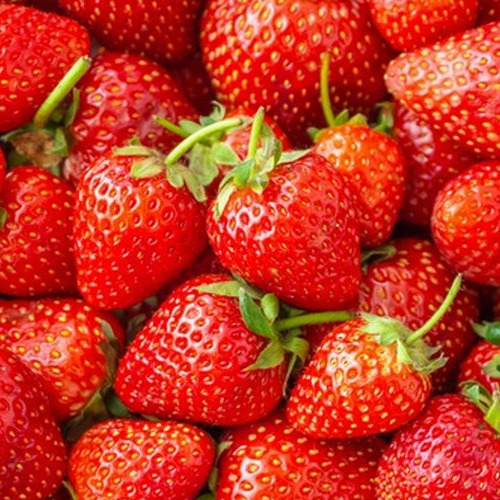
#> input picture strawberries.jpeg, 500 x 500 px
$ python DST.py
#> lines starting #> are read from the running program, lines starting #| are printed output that depends on the picture; long printed decimals are rounded
import math
from PIL import Image as im

import cv2
import numpy
import numpy as np
import matplotlib.pyplot as plt

print("DST: ")
img = cv2.imread('strawberries.jpeg', 0)
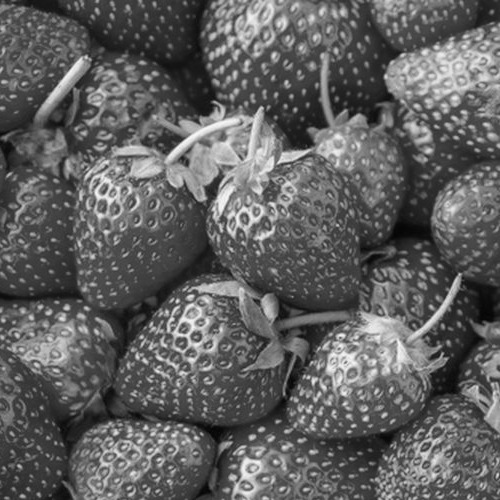
#> img: shape (500, 500); min 4, max 249, mean 95.7
img1 = img.astype('float')

C_temp = np.zeros(img.shape)
dst = np.zeros(img.shape)

m, n = img.shape
#> m = 500; n = 500
N = n
#> N = 500
for i in range(m):
    for j in range(n):
        C_temp[i, j] = np.sin(np.pi * (i + 1) * (j + 1) / (N + 1)) * np.sqrt(2 / (N + 1))
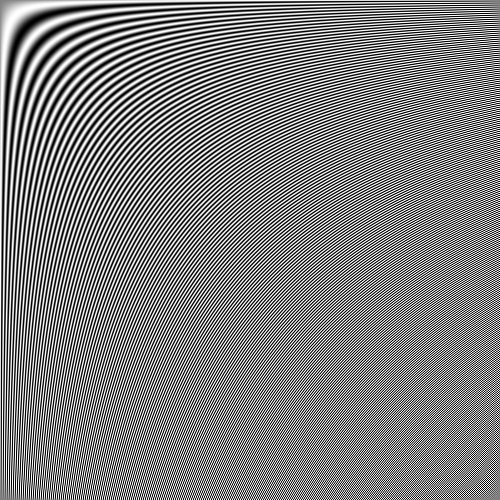
#> C_temp: shape (500, 500) float64; min -0.0632, max 0.0632, mean 0.000284; drawn with min black and max white

dst = np.dot(C_temp, img1)
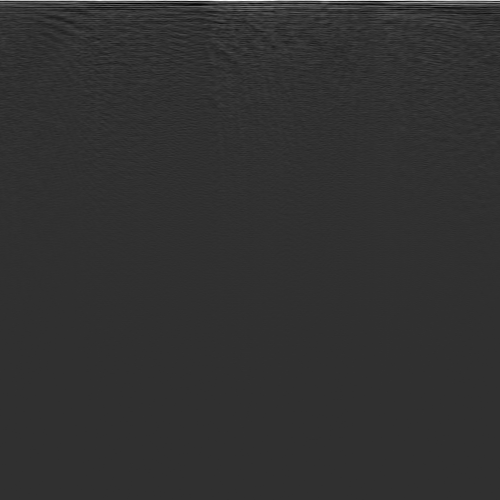
#> dst: shape (500, 500) float64; min -574.8, max 2456.3, mean 13.2; drawn with min black and max white
dst = np.dot(dst, np.transpose(C_temp))
dst1 = np.log(abs(dst))  # do log processing
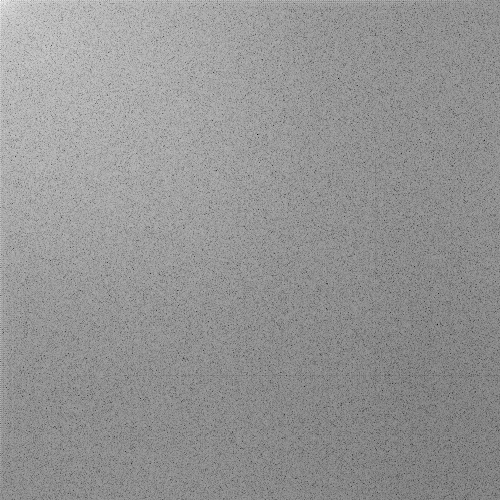
#> dst1: shape (500, 500) float64; min -12.24, max 10.6, mean 1.06; drawn with min black and max white
img_recor = np.dot(np.transpose(C_temp), dst)
img_recor = np.dot(img_recor, C_temp)

Y = np.square(np.subtract(img1,img_recor)).mean()
#> Y = 2.21e-23
print("MSE value of DST method:", Y)
#| MSE value of DST method: 2.206112055495576e-23

def PSNR(original, compressed):
    mse = np.mean((original - compressed) ** 2)
#> mse = 2.21e-23
    if(mse == 0):  # MSE is zero means no noise is present in the signal .
                  # Therefore PSNR have no importance.
        return 100
    max_pixel = 255.0
    psnr = 20 * math.log10(max_pixel / math.sqrt(mse))
#> psnr = 274.7
    return psnr

print("PSNR value of DST method: ",PSNR(img1, img_recor))
#| PSNR value of DST method:  274.695

plt.imshow(img_recor, 'gray',aspect='auto')
plt.savefig("dst.jpeg", dpi=300, bbox_inches='tight')
